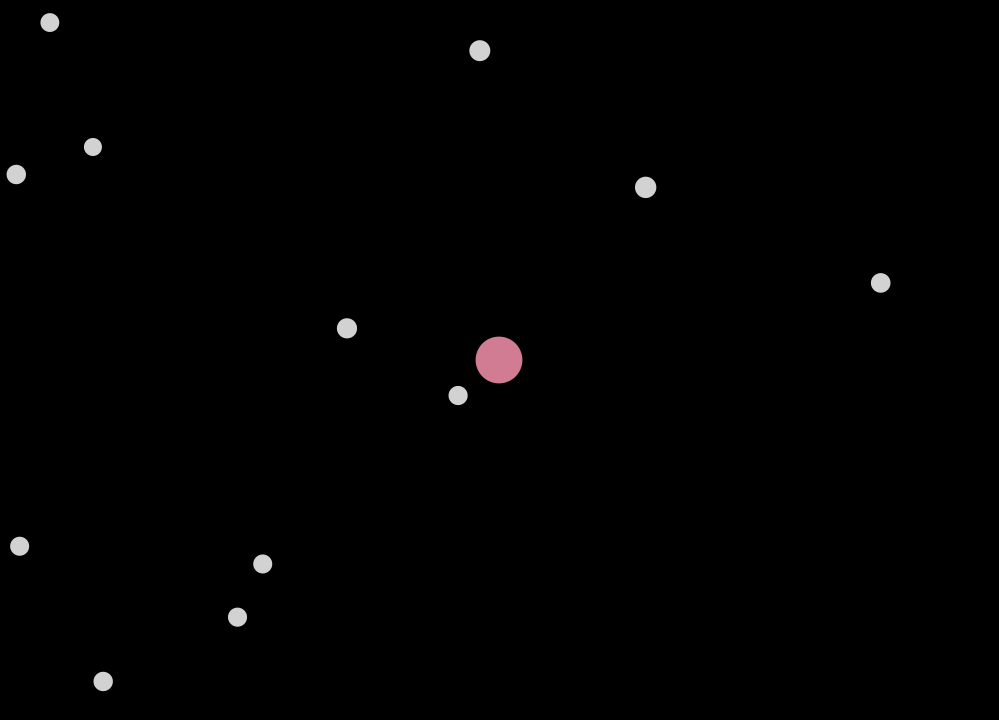
Frame 1 (no input)
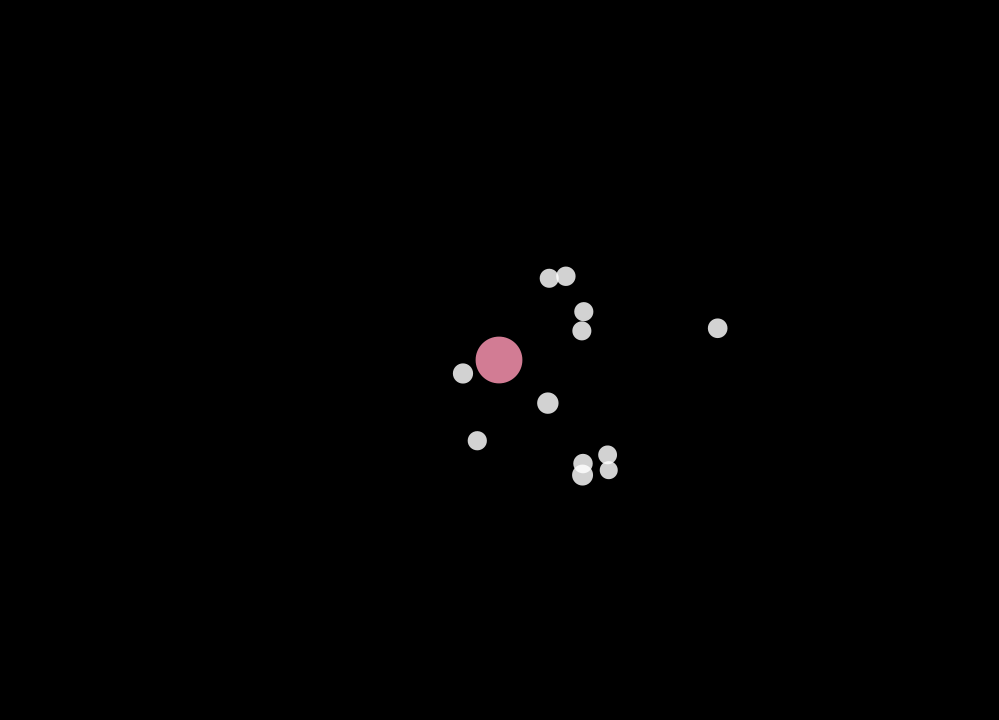
Frame 60 (the mouse pressed at the canvas centre just before this capture)
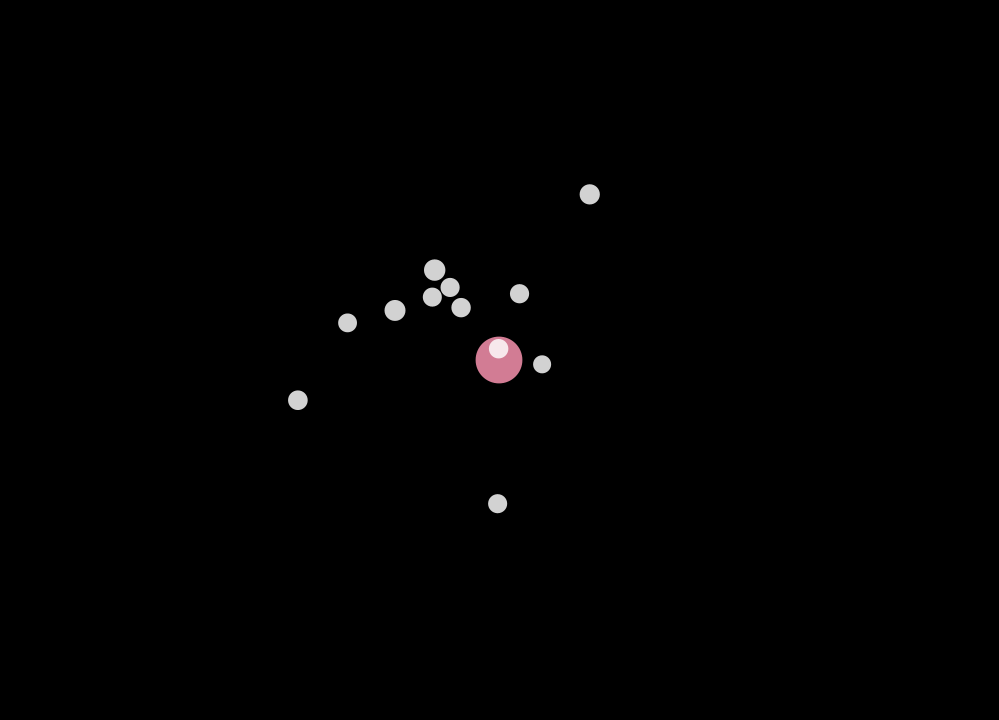
Frame 120 (the mouse held since frame 60 and released just before this capture)

The Processing sketch that drew these frames (run headless with seeded random() and noise(); from frame 60 on, the mouse is pressed at the canvas centre):

// Processing sketch: main
// ── main.pde
ArrayList<Planet> planetSystem;
ArrayList<Attractor> attractors;
int moonBound = 12;

float gravitationalConstant = 0.42;

void setup()
{
  surface.setTitle("Gravitational Attraction");

  attractors = new ArrayList<Attractor>();
  createAttractor(new PVector(width / 2, height / 2));
  createPlanetSystem();

  //fullScreen();
  size(999, 720);
}

void mouseClicked()
{
  createAttractor(new PVector(mouseX, mouseY));
  createPlanetSystem();
}

void createAttractor(PVector position)
{
  var radius = 39f;
  attractors.add(new Attractor(position, radius));
}

void createPlanetSystem()
{
  planetSystem = new ArrayList<Planet>();

  for (int p = 0; p < moonBound; p++)
  {
    var position = new PVector(random(width), random(height));
    var radius = random(15, 18);

    planetSystem.add(new Planet(position, radius));
  }
}

void draw()
{
  background(0);

  for (var attractor : attractors)
  {
    attractor.show();

    for (var planet : planetSystem)
    {
      var attraction = attractor.attract(planet);
      planet.applyForce(attraction);

      planet.move();
      planet.show();
    }
  }

  for (var planet : planetSystem)
  {
    for (var otherPlanet : planetSystem)
    {
      var planetIsNotItself = (otherPlanet != planet);
      if (planetIsNotItself)
      {
        var mutualAttraction = otherPlanet.attract(planet);
        planet.applyForce(mutualAttraction);
      }

      /*
       * Connect each planet with a line to
       * see a beautiful triangular trail.
       *
       * line(planet.position.x, planet.position.y,
       *      otherPlanet.position.x, otherPlanet.position.y);
       */
    }
  }
}

// ── Attractor.pde
class Attractor
{

  private PVector position;
  private float radius;
  private float mass;

  /* Constructor definition */
  public Attractor(PVector position, float radius)
  {
    this.position = position;
    this.radius = 1.2 * radius;
    this.mass = (float)Math.sqrt(PI * Math.pow(this.radius, 2));
  }

  /* Function definition */
  public PVector attract(Planet planet)
  {
    var attraction = PVector.sub(this.position, planet.position);

    var planetDistance = attraction.mag();
    planetDistance = constrain(planetDistance, 6, 9);

    var attractionStrength = (gravitationalConstant * this.mass * planet.mass) /
                              ((float)Math.pow(planetDistance, 2));
    attraction.normalize();
    attraction.setMag(attractionStrength);

    return attraction;
  }

  public void show()
  {
    pushMatrix();
    translate(this.position.x, this.position.y);

    noStroke();
    fill(255, 150, 180, 210);
    circle(0, 0, this.radius);
    popMatrix();
  }
  
}

// ── Planet.pde
class Planet
{

  private PVector position;
  private PVector velocity;
  private float maxVelocity;
  private PVector acceleration;

  private float radius;
  private float mass;

  /* Constructor definition */
  public Planet(PVector position, float radius)
  {
    this.position = position;
    this.velocity = new PVector();
    this.acceleration = new PVector();

    this.radius = 1.2 * radius;
    this.mass = (float)Math.sqrt(PI * Math.pow(this.radius, 2));
    this.maxVelocity = this.mass * PI / 3;
  }

  /* Function definition */
  public void applyForce(PVector outerForce)
  {
    var force = PVector.div(outerForce, this.mass);
    this.acceleration.add(force);
  }

  public PVector attract(Planet planet)
  {
    var mutualAttraction = PVector.sub(this.position, planet.position);

    var planetDistance = mutualAttraction.mag();
    planetDistance = constrain(planetDistance, 3, 6);

    var mutualAttractionStrength = (gravitationalConstant * this.mass * planet.mass) /
                                    ((float)Math.pow(planetDistance, 2));
    mutualAttraction.normalize();
    mutualAttraction.setMag(mutualAttractionStrength);

    return mutualAttraction;
  }

  public void move()
  {
    this.velocity.add(this.acceleration);
    this.velocity.limit(this.maxVelocity);
    this.position.add(this.velocity);

    this.acceleration.mult(0);
  }

  public void show()
  {
    pushMatrix();
    translate(this.position.x, this.position.y);

    noStroke();
    fill(255, 210);
    circle(0, 0, this.radius);
    popMatrix();
  }
  
}
